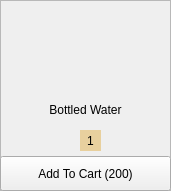
      <widget class="QFrame" name="frame_49">
       <property name="geometry">
        <rect>
         <x>320</x>
         <y>250</y>
         <width>171</width>
         <height>191</height>
        </rect>
       </property>
       <property name="frameShape">
        <enum>QFrame::StyledPanel</enum>
       </property>
       <property name="frameShadow">
        <enum>QFrame::Raised</enum>
       </property>
       <widget class="QLabel" name="label_98">
        <property name="geometry">
         <rect>
          <x>30</x>
          <y>10</y>
          <width>111</width>
          <height>91</height>
         </rect>
        </property>
        <property name="text">
         <string/>
        </property>
        <property name="pixmap">
         <pixmap resource="../icons/place.qrc">:/Assets/a24e4c5f-5fba-446a-a505-5cd364ad29be.jpg</pixmap>
        </property>
        <property name="scaledContents">
         <bool>true</bool>
        </property>
       </widget>
       <widget class="QLabel" name="label_99">
        <property name="geometry">
         <rect>
          <x>25</x>
          <y>100</y>
          <width>121</width>
          <height>20</height>
         </rect>
        </property>
        <property name="styleSheet">
         <string notr="true">background-color: transparent;
padding-bottom: -3;
border: 0;
font: 11pt &quot;Agency FB&quot;;</string>
        </property>
        <property name="text">
         <string>Bottled Water</string>
        </property>
        <property name="alignment">
         <set>Qt::AlignCenter</set>
        </property>
        <property name="wordWrap">
         <bool>false</bool>
        </property>
       </widget>
       <widget class="QPushButton" name="waterminus">
        <property name="geometry">
         <rect>
          <x>60</x>
          <y>130</y>
          <width>21</width>
          <height>23</height>
         </rect>
        </property>
        <property name="styleSheet">
         <string notr="true">QPushButton{
border: 0;}
QPushButton:hover{
padding-left: -2px;
}
QPushButton:pressed{
padding-left: -5px;
}</string>
        </property>
        <property name="text">
         <string/>
        </property>
        <property name="icon">
         <iconset resource="../icons/place.qrc">
          <normaloff>:/Assets/minus-hexagon.png</normaloff>:/Assets/minus-hexagon.png</iconset>
        </property>
        <property name="iconSize">
         <size>
          <width>20</width>
          <height>20</height>
         </size>
        </property>
       </widget>
       <widget class="QPushButton" name="waterplus">
        <property name="geometry">
         <rect>
          <x>100</x>
          <y>130</y>
          <width>21</width>
          <height>23</height>
         </rect>
        </property>
        <property name="styleSheet">
         <string notr="true">QPushButton{
border: 0;}
QPushButton:hover{
padding-left: 2px;
}
QPushButton:pressed{
padding-left: 5px;
}</string>
        </property>
        <property name="text">
         <string/>
        </property>
        <property name="icon">
         <iconset resource="../icons/place.qrc">
          <normaloff>:/Assets/plus-hexagon.png</normaloff>:/Assets/plus-hexagon.png</iconset>
        </property>
        <property name="iconSize">
         <size>
          <width>20</width>
          <height>20</height>
         </size>
        </property>
       </widget>
       <widget class="QLabel" name="water_label">
        <property name="geometry">
         <rect>
          <x>80</x>
          <y>130</y>
          <width>21</width>
          <height>21</height>
         </rect>
        </property>
        <property name="styleSheet">
         <string notr="true">border: 0;
background-color: rgb(232, 208, 158)</string>
        </property>
        <property name="text">
         <string>1</string>
        </property>
        <property name="alignment">
         <set>Qt::AlignCenter</set>
        </property>
       </widget>
       <widget class="QPushButton" name="watercart">
        <property name="geometry">
         <rect>
          <x>0</x>
          <y>156</y>
          <width>171</width>
          <height>35</height>
         </rect>
        </property>
        <property name="styleSheet">
         <string notr="true">QPushButton{
font: 11pt &quot;Agency FB&quot;;}
QPushButton:hover{
background-color: rgb(0, 0, 0);
color: rgb(255, 255, 255)
}</string>
        </property>
        <property name="text">
         <string>Add To Cart (200)</string>
        </property>
       </widget>
      </widget>
